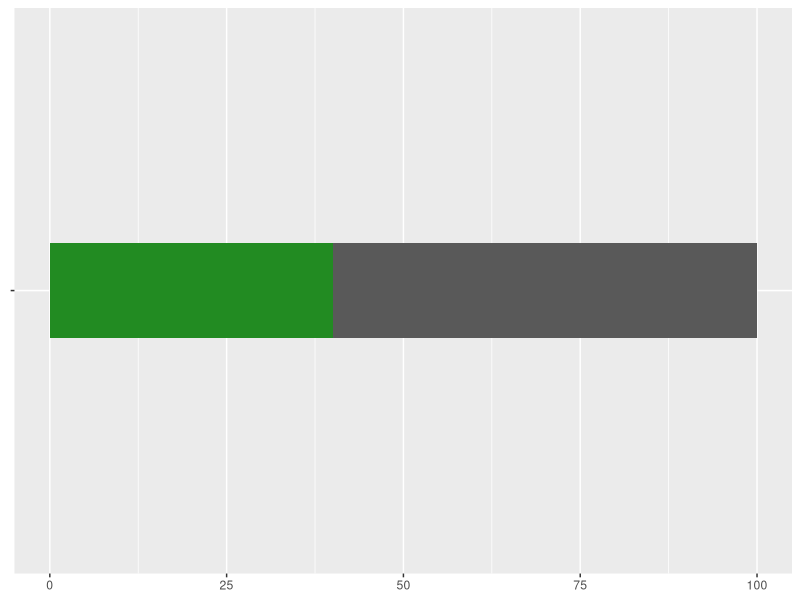

Reproduce this figure in R.
todo <- read.csv("todo.dat",strings=F)
currentPoints <- sum(todo$importance[which(todo$complete)])
totalPoints   <- sum(todo$importance)
library(ggplot2)

percentile <- (currentPoints/totalPoints)*100.0

jpeg("statusPlot.jpg",height=200,width=400)
plt <- ggplot() +
  geom_col(aes("", 100),width=0.2) +
  geom_col(aes("", percentile), fill = "forestgreen",width=0.2) +
  coord_flip() +
  theme(axis.title.x=element_blank(),axis.title.y=element_blank())
print(plt)
